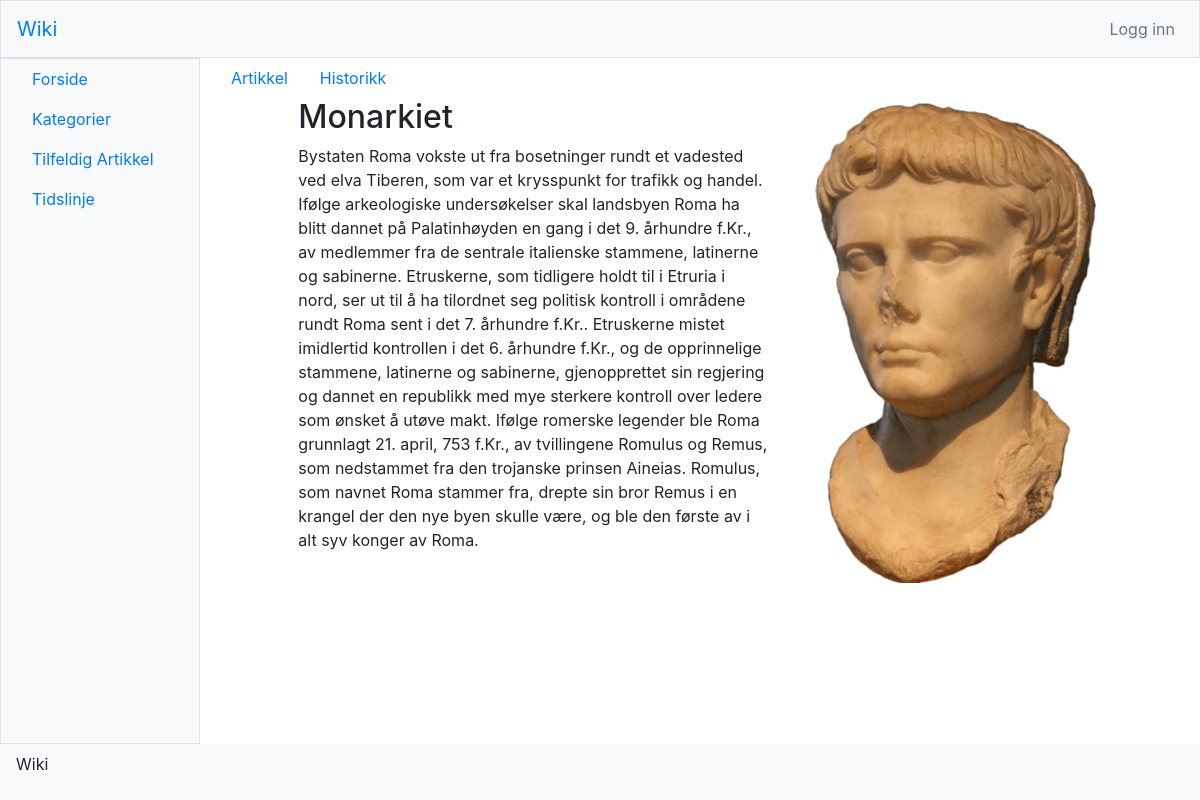
Screenshot of /artikkel?id=2 with the database file from the repository.
### tables this page shows
CREATE TABLE IF NOT EXISTS `media` (
  `MediaID` int(11) NOT NULL AUTO_INCREMENT,
  `Name` varchar(255) NOT NULL,
  `UserID` int(11) NOT NULL,
  `Timestamp` timestamp NOT NULL DEFAULT CURRENT_TIMESTAMP,
  `Privilige` varchar(55) NOT NULL DEFAULT 'default',
  `Path` varchar(255) NOT NULL,
  `Description` text,
  PRIMARY KEY (`MediaID`),
  KEY `UserID` (`UserID`)
);

CREATE TABLE IF NOT EXISTS `articles` (
  `ArticleID` int(11) NOT NULL AUTO_INCREMENT,
  `Name` varchar(255) NOT NULL,
  `CategoryID` int(11) DEFAULT NULL,
  `Privilige` varchar(55) NOT NULL DEFAULT 'default',
  `startdate` varchar(9) NOT NULL,
  `enddate` varchar(9) NOT NULL,
  `importance` int(11) NOT NULL,
  PRIMARY KEY (`ArticleID`),
  UNIQUE KEY `ArticleID` (`ArticleID`),
  KEY `CategoryID` (`CategoryID`)
);

CREATE TABLE IF NOT EXISTS `text` (
  `TextID` int(11) NOT NULL AUTO_INCREMENT,
  `Content` text,
  PRIMARY KEY (`TextID`)
);

### functions.php (called while the page is built, shortened)
<?php
	function getRevisionMedia($revision){
		$database = connect();
		$mediaQuery = sprintf('SELECT name, path FROM media WHERE mediaid = %s', $revision["mediaid"]);
		$mediaData = $database->query($mediaQuery);
		$media = mysqli_fetch_assoc($mediaData);
		return($media);
	}
	function getRevisionText($revision){
		$database = connect();
		$textQuery = sprintf('SELECT textid, content FROM text WHERE textid = %s', $revision["textid"]);
		$textData = $database->query($textQuery);
		$text = mysqli_fetch_assoc($textData);
		return($text);
	}
	function getBestRevision($articleid = NULL){
		$database = connect();
		$database->set_charset("utf8");
		$articleQuery = "";
		if($articleid == NULL){
			$idArray = getNRandomArticleid(1);
			$articleQuery = sprintf('SELECT name, articleid, categoryid FROM articles WHERE articleid = %s', $idArray[0]);
		}
		else{
			$articleQuery = sprintf('SELECT name, articleid, categoryid FROM articles WHERE articleid = %s', $articleid);
		}
		$articleData = $database->query($articleQuery);
		$article = mysqli_fetch_assoc($articleData);
		$revisionQuery = sprintf('SELECT textid, date, userid, mediaid FROM revisions WHERE articleid = %s
		ORDER BY date DESC', $article["articleid"]);
		$revisionData = $database->query($revisionQuery);
		$revision = mysqli_fetch_assoc($revisionData);
		return($revision);
	}
	function connect(){
		return(mysqli_connect("localhost","root","","wiki"));
	}
?>

### artikkel.php (the view, shortened to what this page needs)
<?php
	include("header.php");
	require_once("functions.php");
	$database = connect();
	$articleQuery = "";
	if(isset($_GET["id"])){
		$articleQuery = sprintf('SELECT name, articleid, categoryid FROM articles WHERE articleid = %s', $_GET["id"]);
	}
	else{
		$articleQuery = sprintf('SELECT name, articleid, categoryid FROM articles
		ORDER BY RAND ( )
		LIMIT 1  ');
	}
	$articleData = $database->query($articleQuery);
	$article = mysqli_fetch_assoc($articleData);
	$revision = getBestRevision($article["articleid"]);
	$image = getRevisionMedia($revision);
?>
<nav class="nav">
	<a class="nav-link active" href="artikkel?id=<?php echo($article["articleid"]); ?>">Artikkel</a>
	<a class="nav-link" href="artikkelhistorie?id=<?php echo($article["articleid"]); ?>">Historikk</a>
</nav>
<div class="row justify-content-center h-100">
	<div class="col-sm-10 col-md-8 col-lg-4 col-xl-4 order-lg-2">
		<img class="card-img-top" src="<?php  echo("/wiki" . $image["path"]); ?>" alt="Card image cap">
	</div>
	<div class="col-11 col-md-10 col-lg-7 col-xl-6">
		<h2>
			<?php
				echo($article["name"]);
				$revision = getBestRevision($article["articleid"]);
			?>
		</h2>
		<?php
			$text = getRevisionText($revision);
			echo($text["content"]);
		?>
	</div>
</div>
<?php
	include("footer.php");
?>

### rows the page displays
media: Path (picture)
articles: Name "Monarkiet"
text: Content "Bystaten Roma vokste ut fra bosetninger rundt et vadested ved elva Tiberen, som var et krysspunkt for trafikk og handel. Ifølge arkeologiske undersøkelser skal landsbyen Roma ha blitt dannet på Palatinhøyden en gang i det 9. århundre f.Kr., av medlemmer fra de sentrale italienske stammene, latinerne og sabinerne. Etruskerne, som tidligere holdt til i Etruria i nord, ser ut til å ha tilordnet seg politisk kontroll i områdene rundt Roma sent i det 7. århundre f.Kr.. Etruskerne mistet imidlertid kontrollen i det 6. århundre f.Kr., og de opprinnelige stammene, latinerne og sabinerne, gjenopprettet sin regjering og dannet en republikk med mye sterkere kontroll over ledere som ønsket å utøve…"
